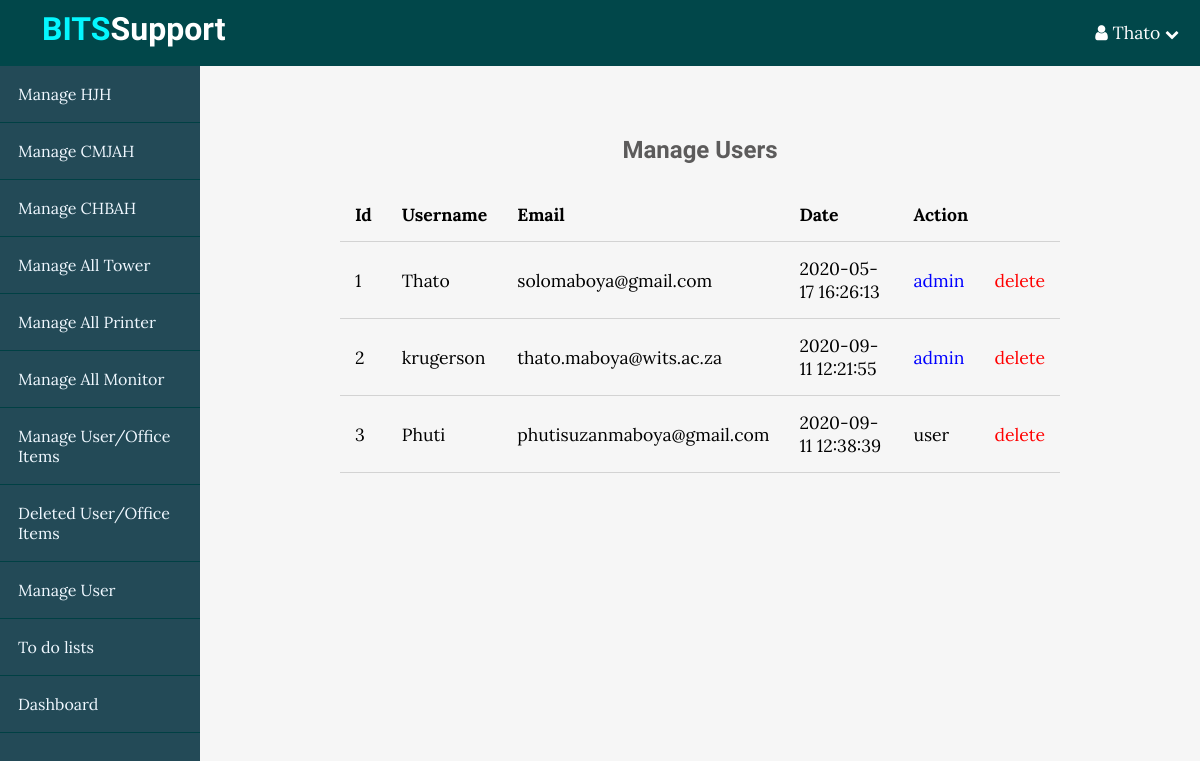
The page /BITS/users.php (signed in) on the database its author committed.
### tables this page shows
CREATE TABLE `users` (
  `id` int(11) NOT NULL,
  `admin` tinyint(4) NOT NULL,
  `username` varchar(255) NOT NULL,
  `email` varchar(255) NOT NULL,
  `password` varchar(255) NOT NULL,
  `created_at` timestamp NOT NULL DEFAULT current_timestamp()
);

### BITS/app/database/db.php (called while the page is built, shortened)
<?php
require("connect.php");
function selectAll($table, $conditions = []){
    global $conn;
    $sql = "SELECT * FROM $table";
    if (empty($conditions)){
        $stmt = $conn->prepare($sql);
        $stmt->execute();
        $records = $stmt->get_result()->fetch_all(MYSQLI_ASSOC);
        return $records;
    }
}

### BITS/app/controllers/support.php (called while the page is built, shortened)
<?php
include(ROOT_PATH . "/app/database/db.php");
$users_action = selectAll('users');

### BITS/users.php (the view, shortened to what this page needs)
<?php
include(ROOT_PATH . "/app/controllers/support.php");
?>
<!DOCTYPE html>
<html lang="en">
<head>
    <link rel="stylesheet" href="https://maxcdn.bootstrapcdn.com/font-awesome/4.5.0/css/font-awesome.min.css">
    <link rel="stylesheet" href="assets/css/style.css">
    <link rel="stylesheet" href="assets/css/admin.css">
</head>
<body>
<?php include(ROOT_PATH . "/app/includes/adminHeader.php");?>
<div class="admin-wrapper">
    <?php include(ROOT_PATH . "/app/includes/adminSidebar.php");?>
    <div class="admin-content">
        <div class="content">
            <h2 class="page-title">Manage Users</h2>
            <table>
                <thead>
                <th>Id</th>
                <th>Username</th>
                <th>Email</th>
                <th>Date</th>
                <th colspan="2">Action</th>
                </thead>
                <tbody>
                <?php foreach ($users_action as $key => $record): ?>
                    <tr>
                        <td><?php echo $key + 1; ?></td>
                        <td><?php echo $record['username']; ?></td>
                        <td><?php echo $record['email']; ?></td>
                        <td><?php echo $record['created_at']; ?></td>
                        <?php if($record['admin']): ?>
                            <td><a href="users.php?admin=0&admin_id=<?php echo $record['id']; ?>" class="publish">admin</a></td>
                        <?php else: ?>
                            <td><a href="users.php?admin=1&admin_id=<?php echo $record['id']; ?>" class="unpublish">user</a></td>
                        <?php endif; ?>
                        <td><a href="users.php?users_delete_id=<?php echo $record['id']; ?>" class="delete">delete</a></td>
                    </tr>
                <?php endforeach; ?>
                </tbody>
            </table>
        </div>
    </div>
</div>
</body>
</html>

### BITS/assets/css/style.css (style rules this page uses)
* { box-sizing: border-box; }
html, body { height: 100%; padding: 0px; margin: 0px; background: #f6f6f6; font-family: 'Lora', Serif; }
h1, h2, h3, h4, h5, h6 { font-family: 'candal',Serif; color: #5c5b5b; margin: 5px; }
a { text-decoration: none; color: inherit; }
.content { width: 90%; margin: 30px auto 30px; }

### BITS/assets/css/admin.css (style rules this page uses)
.admin-wrapper { display: flex; height: calc(100% - 66px); }
.admin-wrapper .admin-content { flex: 8; height: 100%; padding: 40px 100px 100px; overflow-y: scroll; overflow-x: scroll; }
.admin-content .page-title { text-align: center; margin-bottom: 1.5rem; }
table { width: 100%; border-collapse: collapse; font-size: 1.1rem; }
th, td { padding: 15px; text-align: left; border-bottom: 1px solid #d3d3d3; }
.delete { color: red; }
.publish { color: blue; }

### rows shown on the page
users: username "Thato", email "solomaboya@gmail.com", created_at "2020-05-17 16:26:13"
users: username "krugerson", email "thato.maboya@wits.ac.za", created_at "2020-09-11 12:21:55"
users: username "Phuti", email "phutisuzanmaboya@gmail.com", created_at "2020-09-11 12:38:39"

### other values the page prints
$_SESSION['username'] "Thato"
